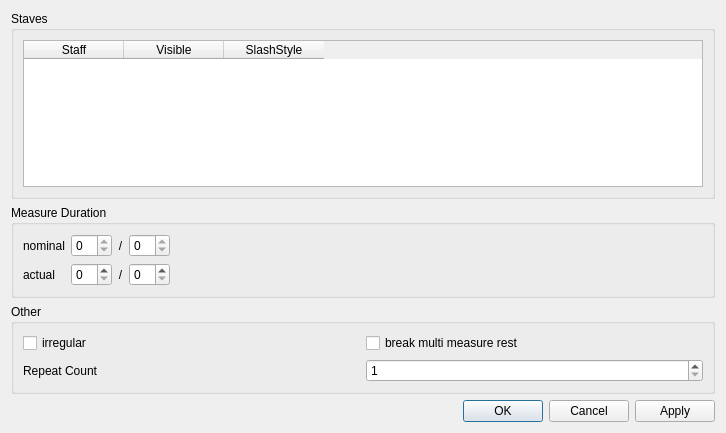
<ui version="4.0" >
 <class>MeasurePropertiesBase</class>
 <widget class="QDialog" name="MeasurePropertiesBase" >
  <property name="windowModality" >
   <enum>Qt::WindowModal</enum>
  </property>
  <property name="geometry" >
   <rect>
    <x>0</x>
    <y>0</y>
    <width>726</width>
    <height>433</height>
   </rect>
  </property>
  <property name="windowTitle" >
   <string>MuseScore: Measure Properties</string>
  </property>
  <layout class="QVBoxLayout" name="verticalLayout_2" >
   <item>
    <widget class="QGroupBox" name="groupBox_3" >
     <property name="title" >
      <string>Staves</string>
     </property>
     <property name="flat" >
      <bool>true</bool>
     </property>
     <layout class="QVBoxLayout" name="verticalLayout" >
      <item>
       <widget class="QTableWidget" name="staves" >
        <property name="alternatingRowColors" >
         <bool>true</bool>
        </property>
        <property name="selectionMode" >
         <enum>QAbstractItemView::NoSelection</enum>
        </property>
        <property name="selectionBehavior" >
         <enum>QAbstractItemView::SelectRows</enum>
        </property>
        <property name="showGrid" >
         <bool>false</bool>
        </property>
        <property name="cornerButtonEnabled" >
         <bool>false</bool>
        </property>
        <column>
         <property name="text" >
          <string>Staff</string>
         </property>
        </column>
        <column>
         <property name="text" >
          <string>Visible</string>
         </property>
        </column>
        <column>
         <property name="text" >
          <string>SlashStyle</string>
         </property>
        </column>
       </widget>
      </item>
     </layout>
    </widget>
   </item>
   <item>
    <widget class="QGroupBox" name="groupBox" >
     <property name="title" >
      <string>Measure Duration</string>
     </property>
     <property name="flat" >
      <bool>true</bool>
     </property>
     <layout class="QGridLayout" >
      <item row="0" column="0" >
       <widget class="QLabel" name="label" >
        <property name="text" >
         <string>nominal</string>
        </property>
       </widget>
      </item>
      <item row="0" column="1" >
       <widget class="QSpinBox" name="nominalZ" >
        <property name="readOnly" >
         <bool>true</bool>
        </property>
       </widget>
      </item>
      <item row="0" column="2" >
       <widget class="QLabel" name="label_3" >
        <property name="text" >
         <string>/</string>
        </property>
        <property name="alignment" >
         <set>Qt::AlignCenter</set>
        </property>
       </widget>
      </item>
      <item row="0" column="3" >
       <widget class="QSpinBox" name="nominalN" >
        <property name="readOnly" >
         <bool>true</bool>
        </property>
       </widget>
      </item>
      <item row="1" column="0" >
       <widget class="QLabel" name="label_2" >
        <property name="text" >
         <string>actual</string>
        </property>
       </widget>
      </item>
      <item row="1" column="1" >
       <widget class="QSpinBox" name="actualZ" />
      </item>
      <item row="1" column="2" >
       <widget class="QLabel" name="label_4" >
        <property name="text" >
         <string>/</string>
        </property>
        <property name="alignment" >
         <set>Qt::AlignCenter</set>
        </property>
       </widget>
      </item>
      <item row="1" column="3" >
       <widget class="QSpinBox" name="actualN" />
      </item>
      <item row="0" column="4" >
       <spacer>
        <property name="orientation" >
         <enum>Qt::Horizontal</enum>
        </property>
        <property name="sizeHint" stdset="0" >
         <size>
          <width>40</width>
          <height>20</height>
         </size>
        </property>
       </spacer>
      </item>
     </layout>
    </widget>
   </item>
   <item>
    <widget class="QGroupBox" name="groupBox_2" >
     <property name="title" >
      <string>Other</string>
     </property>
     <property name="flat" >
      <bool>true</bool>
     </property>
     <layout class="QGridLayout" >
      <item row="0" column="0" >
       <widget class="QCheckBox" name="irregular" >
        <property name="toolTip" >
         <string>do not count</string>
        </property>
        <property name="text" >
         <string>irregular</string>
        </property>
       </widget>
      </item>
      <item row="2" column="0" >
       <widget class="QLabel" name="label_5" >
        <property name="text" >
         <string>Repeat Count</string>
        </property>
       </widget>
      </item>
      <item row="0" column="1" >
       <widget class="QCheckBox" name="breakMultiMeasureRest" >
        <property name="text" >
         <string>break multi measure rest</string>
        </property>
       </widget>
      </item>
      <item row="2" column="1" >
       <widget class="QSpinBox" name="count" >
        <property name="minimum" >
         <number>1</number>
        </property>
       </widget>
      </item>
     </layout>
    </widget>
   </item>
   <item>
    <widget class="QDialogButtonBox" name="buttonBox" >
     <property name="orientation" >
      <enum>Qt::Horizontal</enum>
     </property>
     <property name="standardButtons" >
      <set>QDialogButtonBox::Apply|QDialogButtonBox::Cancel|QDialogButtonBox::Ok</set>
     </property>
    </widget>
   </item>
  </layout>
 </widget>
 <resources/>
 <connections>
  <connection>
   <sender>buttonBox</sender>
   <signal>accepted()</signal>
   <receiver>MeasurePropertiesBase</receiver>
   <slot>accept()</slot>
   <hints>
    <hint type="sourcelabel" >
     <x>248</x>
     <y>254</y>
    </hint>
    <hint type="destinationlabel" >
     <x>157</x>
     <y>274</y>
    </hint>
   </hints>
  </connection>
  <connection>
   <sender>buttonBox</sender>
   <signal>rejected()</signal>
   <receiver>MeasurePropertiesBase</receiver>
   <slot>reject()</slot>
   <hints>
    <hint type="sourcelabel" >
     <x>316</x>
     <y>260</y>
    </hint>
    <hint type="destinationlabel" >
     <x>286</x>
     <y>274</y>
    </hint>
   </hints>
  </connection>
 </connections>
</ui>
